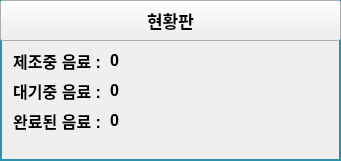
    <widget class="QFrame" name="FRAME_MONITOR">
     <property name="geometry">
      <rect>
       <x>400</x>
       <y>20</y>
       <width>341</width>
       <height>161</height>
      </rect>
     </property>
     <property name="styleSheet">
      <string notr="true">QFrame { 
   border: 2px solid #2E92AB 
} </string>
     </property>
     <property name="frameShape">
      <enum>QFrame::StyledPanel</enum>
     </property>
     <property name="frameShadow">
      <enum>QFrame::Raised</enum>
     </property>
     <widget class="QPushButton" name="BTN_DEV_INFO_MONITOR">
      <property name="geometry">
       <rect>
        <x>0</x>
        <y>0</y>
        <width>341</width>
        <height>41</height>
       </rect>
      </property>
      <property name="font">
       <font>
        <pointsize>13</pointsize>
        <weight>75</weight>
        <bold>true</bold>
       </font>
      </property>
      <property name="text">
       <string>현황판</string>
      </property>
     </widget>
     <widget class="QLabel" name="label_18">
      <property name="geometry">
       <rect>
        <x>10</x>
        <y>50</y>
        <width>91</width>
        <height>21</height>
       </rect>
      </property>
      <property name="font">
       <font>
        <pointsize>12</pointsize>
        <weight>75</weight>
        <bold>true</bold>
       </font>
      </property>
      <property name="styleSheet">
       <string notr="true">QLabel{ 
   border: 0px solid
} </string>
      </property>
      <property name="text">
       <string>제조중 음료 :</string>
      </property>
      <property name="alignment">
       <set>Qt::AlignRight|Qt::AlignTrailing|Qt::AlignVCenter</set>
      </property>
     </widget>
     <widget class="QLabel" name="label_19">
      <property name="geometry">
       <rect>
        <x>10</x>
        <y>80</y>
        <width>91</width>
        <height>21</height>
       </rect>
      </property>
      <property name="font">
       <font>
        <pointsize>12</pointsize>
        <weight>75</weight>
        <bold>true</bold>
       </font>
      </property>
      <property name="styleSheet">
       <string notr="true">QLabel{ 
   border: 0px solid
} </string>
      </property>
      <property name="text">
       <string>대기중 음료 :</string>
      </property>
      <property name="alignment">
       <set>Qt::AlignRight|Qt::AlignTrailing|Qt::AlignVCenter</set>
      </property>
     </widget>
     <widget class="QLabel" name="label_20">
      <property name="geometry">
       <rect>
        <x>10</x>
        <y>110</y>
        <width>91</width>
        <height>21</height>
       </rect>
      </property>
      <property name="font">
       <font>
        <pointsize>12</pointsize>
        <weight>75</weight>
        <bold>true</bold>
       </font>
      </property>
      <property name="styleSheet">
       <string notr="true">QLabel{ 
   border: 0px solid
} </string>
      </property>
      <property name="text">
       <string>완료된 음료 :</string>
      </property>
      <property name="alignment">
       <set>Qt::AlignRight|Qt::AlignTrailing|Qt::AlignVCenter</set>
      </property>
     </widget>
     <widget class="QLabel" name="LB_MONITOR_INPROGRESS">
      <property name="geometry">
       <rect>
        <x>110</x>
        <y>50</y>
        <width>141</width>
        <height>21</height>
       </rect>
      </property>
      <property name="font">
       <font>
        <pointsize>12</pointsize>
        <weight>75</weight>
        <bold>true</bold>
       </font>
      </property>
      <property name="styleSheet">
       <string notr="true">QLabel{ 
   border: 0px solid
} </string>
      </property>
      <property name="text">
       <string>0</string>
      </property>
      <property name="alignment">
       <set>Qt::AlignLeading|Qt::AlignLeft|Qt::AlignVCenter</set>
      </property>
     </widget>
     <widget class="QLabel" name="LB_MONITOR_WAITING">
      <property name="geometry">
       <rect>
        <x>110</x>
        <y>80</y>
        <width>141</width>
        <height>21</height>
       </rect>
      </property>
      <property name="font">
       <font>
        <pointsize>12</pointsize>
        <weight>75</weight>
        <bold>true</bold>
       </font>
      </property>
      <property name="styleSheet">
       <string notr="true">QLabel{ 
   border: 0px solid
} </string>
      </property>
      <property name="text">
       <string>0</string>
      </property>
      <property name="alignment">
       <set>Qt::AlignLeading|Qt::AlignLeft|Qt::AlignVCenter</set>
      </property>
     </widget>
     <widget class="QLabel" name="LB_MONITOR_COMPLETED">
      <property name="geometry">
       <rect>
        <x>110</x>
        <y>110</y>
        <width>141</width>
        <height>21</height>
       </rect>
      </property>
      <property name="font">
       <font>
        <pointsize>12</pointsize>
        <weight>75</weight>
        <bold>true</bold>
       </font>
      </property>
      <property name="styleSheet">
       <string notr="true">QLabel{ 
   border: 0px solid
} </string>
      </property>
      <property name="text">
       <string>0</string>
      </property>
      <property name="alignment">
       <set>Qt::AlignLeading|Qt::AlignLeft|Qt::AlignVCenter</set>
      </property>
     </widget>
    </widget>
